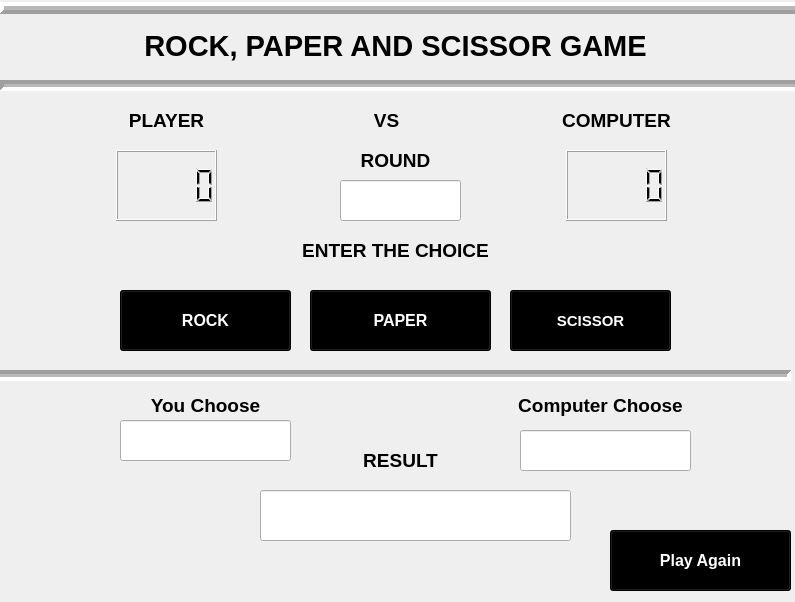
<?xml version="1.0" encoding="UTF-8"?>
<ui version="4.0">
 <class>MainWindow</class>
 <widget class="QMainWindow" name="MainWindow">
  <property name="geometry">
   <rect>
    <x>0</x>
    <y>0</y>
    <width>795</width>
    <height>602</height>
   </rect>
  </property>
  <property name="windowTitle">
   <string>Rock, Paper and Scissor Game</string>
  </property>
  <widget class="QWidget" name="centralwidget">
   <widget class="QLabel" name="label">
    <property name="geometry">
     <rect>
      <x>0</x>
      <y>10</y>
      <width>791</width>
      <height>71</height>
     </rect>
    </property>
    <property name="font">
     <font>
      <family>MS Sans Serif</family>
      <pointsize>22</pointsize>
      <weight>75</weight>
      <bold>true</bold>
      <underline>false</underline>
     </font>
    </property>
    <property name="text">
     <string>ROCK, PAPER AND SCISSOR GAME</string>
    </property>
    <property name="alignment">
     <set>Qt::AlignCenter</set>
    </property>
   </widget>
   <widget class="QLabel" name="label_2">
    <property name="geometry">
     <rect>
      <x>86</x>
      <y>100</y>
      <width>161</width>
      <height>41</height>
     </rect>
    </property>
    <property name="font">
     <font>
      <family>MS Sans Serif</family>
      <pointsize>14</pointsize>
      <weight>75</weight>
      <bold>true</bold>
     </font>
    </property>
    <property name="text">
     <string>PLAYER</string>
    </property>
    <property name="alignment">
     <set>Qt::AlignCenter</set>
    </property>
   </widget>
   <widget class="QLabel" name="label_3">
    <property name="geometry">
     <rect>
      <x>306</x>
      <y>100</y>
      <width>161</width>
      <height>41</height>
     </rect>
    </property>
    <property name="font">
     <font>
      <family>MS Sans Serif</family>
      <pointsize>14</pointsize>
      <weight>75</weight>
      <bold>true</bold>
     </font>
    </property>
    <property name="text">
     <string>VS</string>
    </property>
    <property name="alignment">
     <set>Qt::AlignCenter</set>
    </property>
   </widget>
   <widget class="QLabel" name="label_4">
    <property name="geometry">
     <rect>
      <x>536</x>
      <y>100</y>
      <width>161</width>
      <height>41</height>
     </rect>
    </property>
    <property name="font">
     <font>
      <family>MS Sans Serif</family>
      <pointsize>14</pointsize>
      <weight>75</weight>
      <bold>true</bold>
     </font>
    </property>
    <property name="text">
     <string>COMPUTER</string>
    </property>
    <property name="alignment">
     <set>Qt::AlignCenter</set>
    </property>
   </widget>
   <widget class="QLCDNumber" name="player_score_input">
    <property name="geometry">
     <rect>
      <x>116</x>
      <y>150</y>
      <width>101</width>
      <height>71</height>
     </rect>
    </property>
    <property name="font">
     <font>
      <family>MS Sans Serif</family>
     </font>
    </property>
   </widget>
   <widget class="QLCDNumber" name="comp_score_input">
    <property name="geometry">
     <rect>
      <x>566</x>
      <y>150</y>
      <width>101</width>
      <height>71</height>
     </rect>
    </property>
    <property name="font">
     <font>
      <family>MS Sans Serif</family>
     </font>
    </property>
    <property name="mode">
     <enum>QLCDNumber::Hex</enum>
    </property>
   </widget>
   <widget class="QLabel" name="label_5">
    <property name="geometry">
     <rect>
      <x>0</x>
      <y>220</y>
      <width>791</width>
      <height>61</height>
     </rect>
    </property>
    <property name="font">
     <font>
      <family>MS Sans Serif</family>
      <pointsize>14</pointsize>
      <weight>75</weight>
      <bold>true</bold>
     </font>
    </property>
    <property name="text">
     <string>ENTER THE CHOICE</string>
    </property>
    <property name="alignment">
     <set>Qt::AlignCenter</set>
    </property>
   </widget>
   <widget class="Line" name="line">
    <property name="geometry">
     <rect>
      <x>0</x>
      <y>70</y>
      <width>801</width>
      <height>31</height>
     </rect>
    </property>
    <property name="font">
     <font>
      <pointsize>8</pointsize>
      <weight>50</weight>
      <bold>false</bold>
     </font>
    </property>
    <property name="lineWidth">
     <number>4</number>
    </property>
    <property name="midLineWidth">
     <number>3</number>
    </property>
    <property name="orientation">
     <enum>Qt::Horizontal</enum>
    </property>
   </widget>
   <widget class="Line" name="line_2">
    <property name="geometry">
     <rect>
      <x>0</x>
      <y>0</y>
      <width>801</width>
      <height>16</height>
     </rect>
    </property>
    <property name="styleSheet">
     <string notr="true">color:rgb(0, 0, 0)</string>
    </property>
    <property name="frameShadow">
     <enum>QFrame::Raised</enum>
    </property>
    <property name="lineWidth">
     <number>4</number>
    </property>
    <property name="midLineWidth">
     <number>4</number>
    </property>
    <property name="orientation">
     <enum>Qt::Horizontal</enum>
    </property>
   </widget>
   <widget class="QPushButton" name="rock_btn">
    <property name="geometry">
     <rect>
      <x>120</x>
      <y>290</y>
      <width>171</width>
      <height>61</height>
     </rect>
    </property>
    <property name="font">
     <font>
      <family>MS Sans Serif</family>
      <pointsize>12</pointsize>
      <weight>75</weight>
      <bold>true</bold>
     </font>
    </property>
    <property name="cursor">
     <cursorShape>PointingHandCursor</cursorShape>
    </property>
    <property name="styleSheet">
     <string notr="true">background-color: rgb(0, 0, 0);
color: rgb(255, 255, 255);</string>
    </property>
    <property name="text">
     <string>ROCK</string>
    </property>
   </widget>
   <widget class="QPushButton" name="paper_btn">
    <property name="geometry">
     <rect>
      <x>310</x>
      <y>290</y>
      <width>181</width>
      <height>61</height>
     </rect>
    </property>
    <property name="font">
     <font>
      <family>MS Sans Serif</family>
      <pointsize>12</pointsize>
      <weight>75</weight>
      <bold>true</bold>
     </font>
    </property>
    <property name="cursor">
     <cursorShape>PointingHandCursor</cursorShape>
    </property>
    <property name="styleSheet">
     <string notr="true">color: rgb(255, 255, 255);
background-color: rgb(0, 0, 0);</string>
    </property>
    <property name="text">
     <string>PAPER</string>
    </property>
   </widget>
   <widget class="QPushButton" name="scissor_btn">
    <property name="geometry">
     <rect>
      <x>510</x>
      <y>290</y>
      <width>161</width>
      <height>61</height>
     </rect>
    </property>
    <property name="font">
     <font>
      <family>MS Sans Serif</family>
      <pointsize>11</pointsize>
      <weight>75</weight>
      <bold>true</bold>
     </font>
    </property>
    <property name="cursor">
     <cursorShape>PointingHandCursor</cursorShape>
    </property>
    <property name="styleSheet">
     <string notr="true">color: rgb(255, 255, 255);
background-color: rgb(0, 0, 0);</string>
    </property>
    <property name="text">
     <string>SCISSOR</string>
    </property>
   </widget>
   <widget class="QLabel" name="label_6">
    <property name="geometry">
     <rect>
      <x>120</x>
      <y>380</y>
      <width>171</width>
      <height>51</height>
     </rect>
    </property>
    <property name="font">
     <font>
      <family>MS Sans Serif</family>
      <pointsize>14</pointsize>
      <weight>75</weight>
      <bold>true</bold>
     </font>
    </property>
    <property name="text">
     <string>You Choose</string>
    </property>
    <property name="alignment">
     <set>Qt::AlignCenter</set>
    </property>
   </widget>
   <widget class="Line" name="line_3">
    <property name="geometry">
     <rect>
      <x>-10</x>
      <y>360</y>
      <width>801</width>
      <height>31</height>
     </rect>
    </property>
    <property name="font">
     <font>
      <pointsize>8</pointsize>
      <weight>50</weight>
      <bold>false</bold>
     </font>
    </property>
    <property name="lineWidth">
     <number>4</number>
    </property>
    <property name="midLineWidth">
     <number>3</number>
    </property>
    <property name="orientation">
     <enum>Qt::Horizontal</enum>
    </property>
   </widget>
   <widget class="QLabel" name="label_7">
    <property name="geometry">
     <rect>
      <x>490</x>
      <y>380</y>
      <width>221</width>
      <height>51</height>
     </rect>
    </property>
    <property name="font">
     <font>
      <family>MS Sans Serif</family>
      <pointsize>14</pointsize>
      <weight>75</weight>
      <bold>true</bold>
     </font>
    </property>
    <property name="text">
     <string>Computer Choose</string>
    </property>
    <property name="alignment">
     <set>Qt::AlignCenter</set>
    </property>
   </widget>
   <widget class="QLineEdit" name="player_choice_input">
    <property name="geometry">
     <rect>
      <x>120</x>
      <y>420</y>
      <width>171</width>
      <height>41</height>
     </rect>
    </property>
    <property name="font">
     <font>
      <family>MS Sans Serif</family>
      <pointsize>14</pointsize>
      <weight>50</weight>
      <bold>false</bold>
     </font>
    </property>
    <property name="alignment">
     <set>Qt::AlignCenter</set>
    </property>
    <property name="readOnly">
     <bool>true</bool>
    </property>
   </widget>
   <widget class="QLineEdit" name="comp_choice_input">
    <property name="geometry">
     <rect>
      <x>520</x>
      <y>430</y>
      <width>171</width>
      <height>41</height>
     </rect>
    </property>
    <property name="font">
     <font>
      <family>MS Sans Serif</family>
      <pointsize>14</pointsize>
     </font>
    </property>
    <property name="alignment">
     <set>Qt::AlignCenter</set>
    </property>
    <property name="readOnly">
     <bool>true</bool>
    </property>
   </widget>
   <widget class="QLabel" name="label_8">
    <property name="geometry">
     <rect>
      <x>320</x>
      <y>440</y>
      <width>161</width>
      <height>41</height>
     </rect>
    </property>
    <property name="font">
     <font>
      <family>MS Sans Serif</family>
      <pointsize>14</pointsize>
      <weight>75</weight>
      <bold>true</bold>
     </font>
    </property>
    <property name="text">
     <string>RESULT</string>
    </property>
    <property name="alignment">
     <set>Qt::AlignCenter</set>
    </property>
   </widget>
   <widget class="QLineEdit" name="result_input">
    <property name="geometry">
     <rect>
      <x>260</x>
      <y>490</y>
      <width>311</width>
      <height>51</height>
     </rect>
    </property>
    <property name="alignment">
     <set>Qt::AlignCenter</set>
    </property>
    <property name="readOnly">
     <bool>true</bool>
    </property>
   </widget>
   <widget class="QLabel" name="label_9">
    <property name="geometry">
     <rect>
      <x>340</x>
      <y>150</y>
      <width>111</width>
      <height>21</height>
     </rect>
    </property>
    <property name="font">
     <font>
      <family>MS Sans Serif</family>
      <pointsize>14</pointsize>
      <weight>75</weight>
      <bold>true</bold>
     </font>
    </property>
    <property name="text">
     <string>ROUND</string>
    </property>
    <property name="alignment">
     <set>Qt::AlignCenter</set>
    </property>
   </widget>
   <widget class="QLineEdit" name="round_input">
    <property name="geometry">
     <rect>
      <x>340</x>
      <y>180</y>
      <width>121</width>
      <height>41</height>
     </rect>
    </property>
    <property name="alignment">
     <set>Qt::AlignCenter</set>
    </property>
    <property name="readOnly">
     <bool>true</bool>
    </property>
   </widget>
   <widget class="QPushButton" name="pushButton">
    <property name="geometry">
     <rect>
      <x>610</x>
      <y>530</y>
      <width>181</width>
      <height>61</height>
     </rect>
    </property>
    <property name="font">
     <font>
      <family>MS Sans Serif</family>
      <pointsize>12</pointsize>
      <weight>75</weight>
      <bold>true</bold>
     </font>
    </property>
    <property name="cursor">
     <cursorShape>PointingHandCursor</cursorShape>
    </property>
    <property name="styleSheet">
     <string notr="true">background-color: rgb(0, 0, 0);
color: rgb(255, 255, 255);</string>
    </property>
    <property name="text">
     <string>Play Again</string>
    </property>
   </widget>
  </widget>
 </widget>
 <tabstops>
  <tabstop>round_input</tabstop>
  <tabstop>rock_btn</tabstop>
  <tabstop>paper_btn</tabstop>
  <tabstop>scissor_btn</tabstop>
  <tabstop>player_choice_input</tabstop>
  <tabstop>comp_choice_input</tabstop>
  <tabstop>result_input</tabstop>
 </tabstops>
 <resources/>
 <connections/>
</ui>
